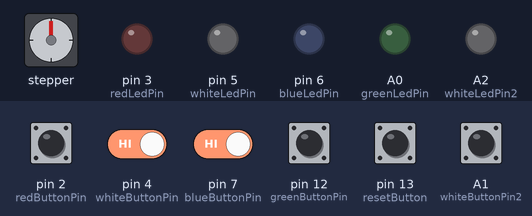
The sketch below on a simulated Arduino Uno, built with avr-gcc and run on an emulated ATmega328P. On the bench: stepper motor, output pins drawn as LEDs (lit = HIGH). The test bench sets the inputs (shaded band); at power-on: A1 (whiteButtonPin2), pin 2 (redButtonPin), pin 4 (whiteButtonPin), pin 7 (blueButtonPin), pin 12 (greenButtonPin), pin 13 (resetButton) HIGH. Stepper angles assume 2048 steps per turn.

Above: at 1.3 s.
1.4 s: pin 2 (redButtonPin) pulled LOW for 0.15 s
At 1.55 s:
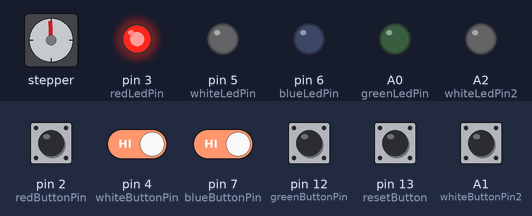
4.4 s: pin 2 (redButtonPin) driven LOW and pin 4 (whiteButtonPin) driven LOW
At 5.9 s:
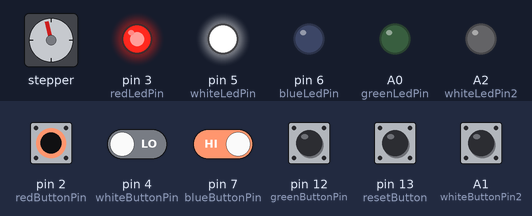
7.4 s: pin 4 (whiteButtonPin) driven HIGH and pin 7 (blueButtonPin) driven LOW
At 10.14 s:
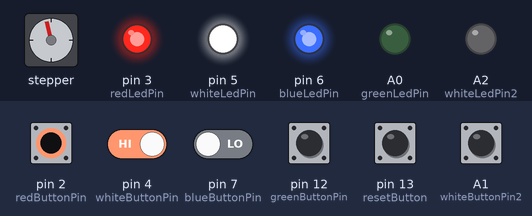
13.4 s: pin 4 (whiteButtonPin) driven HIGH
15.3 s: pin 12 (greenButtonPin) pulled LOW for 0.15 s
At 20.5 s:
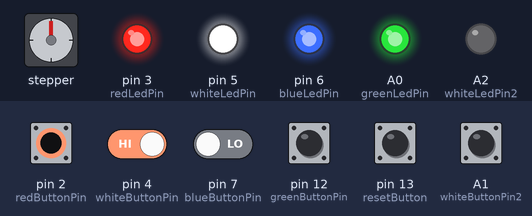
Timing chart, 0 to 20.8 s (numbered marks = the images above; inputs shaded):
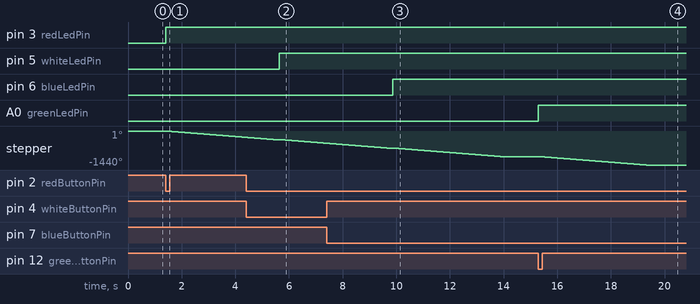

Measured:
- after the input at 1.4 s, pin 3 (redLedPin): LOW → HIGH at once; stepper: keeps turning counter-clockwise at about 90°/s, starting at once
- after the input at 4.4 s, pin 5 (whiteLedPin): LOW → HIGH after 1.2 s
- after the input at 7.4 s, pin 6 (blueLedPin): LOW → HIGH after 2.5 s
- after the input at 15.3 s, A0 (greenLedPin): LOW → HIGH at once; stepper: turns 360° counter-clockwise in 4.0 s, starting at once

The sketch:

GE2500ProjectCode.ino
```cpp
// GE2500 Tape Dispenser Code
#include <Stepper.h>

// Button and LED Pins
const int whiteButtonPin = 4;  // White button
const int whiteLedPin = 5;     // White LED
const int redButtonPin = 2;    // Red button
const int redLedPin = 3;       // Red LED
const int blueLedPin = 6;
const int blueButtonPin = 7;
const int greenLedPin = A0;
const int greenButtonPin = 12;
const int resetButton = 13; // works with pin
const int whiteButtonPin2 = A1;  // White button
const int whiteLedPin2 = A2;

// states of LED
int whiteLedState = LOW;
int redLedState = LOW;
int blueLedState = LOW;
int greenLedState = LOW;
int whiteLedState2 = LOW;

// last states
int lastWhiteButtonState; // default HIGH because of INPUT_PULLUP
int lastRedButtonState;
int lastBlueButtonState;
int lastGreenButtonState;
int lastWhiteButtonState2;
int lastResetState;

// stepper motor config
const int stepsPerRevolution = 2048;  // full 360-degree rotation
const int rpm = 15;                    // motor speed

// initialize stepper on pins 8-11 (IN1, IN3, IN2, IN4)
Stepper myStepper(stepsPerRevolution, 8, 10, 9, 11);

void setup()
{

  delay(100);
  Serial.begin(9600);

  // LED pins to OUTPUT
  pinMode(whiteLedPin, OUTPUT);
  pinMode(redLedPin, OUTPUT);
  pinMode(blueLedPin, OUTPUT);
  pinMode(greenLedPin, OUTPUT);
  pinMode(whiteLedPin2, OUTPUT);

  // button pins to INPUT
  pinMode(whiteButtonPin, INPUT_PULLUP);  // internal pull-up resistor
  pinMode(redButtonPin, INPUT_PULLUP);
  pinMode(blueButtonPin, INPUT_PULLUP);
  pinMode(greenButtonPin, INPUT_PULLUP);
  pinMode(whiteButtonPin2, INPUT_PULLUP);

  // initiallize all buttons to OFF
  digitalWrite(whiteLedPin, LOW);
  digitalWrite(redLedPin, LOW);
  digitalWrite(blueLedPin, LOW);
  digitalWrite(greenLedPin, LOW);
  digitalWrite(whiteLedPin2, LOW);

  // read state of initial button
  lastWhiteButtonState = digitalRead(whiteButtonPin);
  lastRedButtonState = digitalRead(redButtonPin);
  lastBlueButtonState = digitalRead(blueButtonPin);
  lastGreenButtonState = digitalRead(greenButtonPin);
  lastWhiteButtonState2 = digitalRead(whiteButtonPin2);
  lastResetState = digitalRead(resetButton);

  myStepper.setSpeed(rpm);

}

void loop()
{
  // read current button states
  int whiteState = digitalRead(whiteButtonPin);
  int redState = digitalRead(redButtonPin);
  int blueState = digitalRead(blueButtonPin);
  int greenState = digitalRead(greenButtonPin);
  int whiteState2 = digitalRead(whiteButtonPin2);
  int resetState = digitalRead(resetButton);

  // White Button Pressed/
  // toggle LED & Rotate Motor
  // checks if button was pressed, button is currently pressed using pull-up where pressing button connects it to ground
  // lastWhite means button not pressed in previous iteration
  if (whiteState == LOW && lastWhiteButtonState == HIGH) {
    // toggle state of button if high then low vise versa
    whiteLedState = !whiteLedState;
    digitalWrite(whiteLedPin, whiteLedState);

    myStepper.step(-stepsPerRevolution);  // rotate

    delay(200);
  }

  // Red Button Pressed
  // toggle LED & Rotate Motor
  if (redState == LOW && lastRedButtonState == HIGH) {
    redLedState = !redLedState;
    digitalWrite(redLedPin, redLedState);

    myStepper.step(-stepsPerRevolution);  // rotate

    delay(200);
  }

   // Blue Button Pressed
   // toggle LED & Rotate Motor
  if (blueState == LOW && lastBlueButtonState == HIGH) {
    blueLedState = !blueLedState;
    digitalWrite(blueLedPin, blueLedState);

    myStepper.step(-stepsPerRevolution);  // rotate

    delay(200);

  }

  // Green Button Pressed
   // toggle LED & Rotate Motor
  if (greenState == LOW && lastGreenButtonState == HIGH) {
    greenLedState = !greenLedState;
    digitalWrite(greenLedPin, greenLedState);

    myStepper.step(-stepsPerRevolution);  // rotate

    delay(200);
  }

    // second white Button Pressed
   // toggle LED & Rotate Motor
  if (whiteState2 == LOW && lastWhiteButtonState2 == HIGH) {
    whiteLedState2 = !whiteLedState2;
    digitalWrite(whiteLedPin2, whiteLedState2);

    myStepper.step(stepsPerRevolution);  // rotate

    delay(200);
  }

   // turn off all LEDs if RESET pushed
  if (resetState == LOW && lastResetState == HIGH)
  {
    whiteLedState = LOW;
    redLedState = LOW;
    blueLedState = LOW;
    greenLedState = LOW;
    whiteLedState2 = LOW;

    digitalWrite(whiteLedPin, LOW);
    digitalWrite(redLedPin, LOW);
    digitalWrite(blueLedPin, LOW);
    digitalWrite(greenLedPin, LOW);
    digitalWrite(whiteLedPin2, LOW);
  }
  // update the last button states
  lastWhiteButtonState = whiteState;
  lastRedButtonState = redState;
  lastBlueButtonState = blueState;
  lastGreenButtonState = greenState;
  lastWhiteButtonState2 = whiteState2;
  lastResetState = resetState;

}
```
